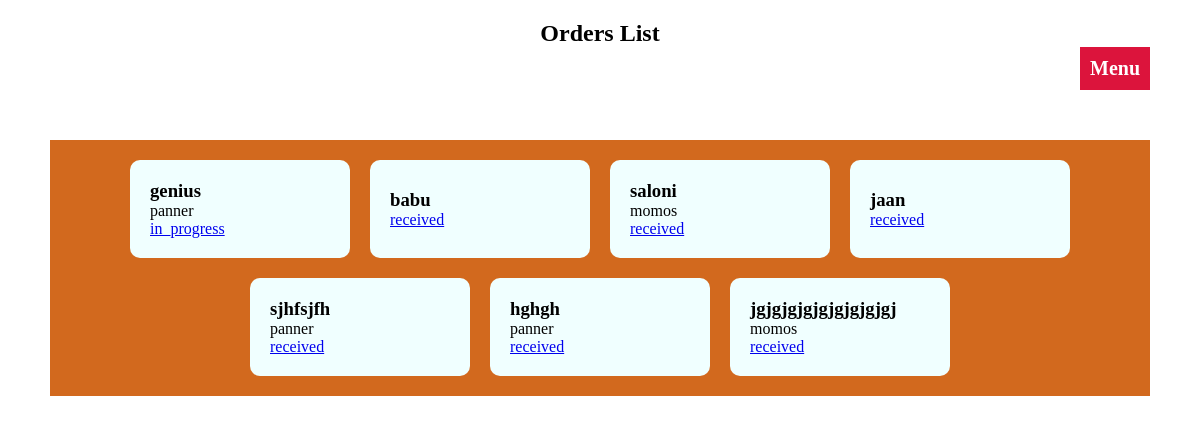
The app's page /order_list/ with its own data.
### dish/models.py (models this page shows, shortened)
class Order(models.Model):
    customer_name = models.CharField(max_length=200)
    status_choices = [
        ('received', 'Received'),
        ('in_progress', 'In Progress'),
        ('completed', 'Completed'),
    ]
    status = models.CharField(max_length=20, choices=status_choices, default='received')
    dish_items = models.ManyToManyField(Dishes)

class Dishes(models.Model):
    dish_name = models.CharField(max_length=200)
    price = models.DecimalField(max_digits=6, decimal_places=2)
    is_available = models.BooleanField(default=True)
    def __str__(self):
        return self.dish_name

### dish/views.py (the view)
# urls.py: path('order_list/', order_list, name='order_list'),
def order_list(request):
    orders = Order.objects.all()
    return render(request, 'dish/order_list.html', {'orders': orders})

### templates/dish/order_list.html
{% extends 'dish/base.html' %}
{% block content %}
<h2 class="order_header">Orders List</h2>
<div class="btn_menu_div">
    <a href="{% url 'menu_page' %}" class="menu_btn">Menu</a>
</div>
<div class="order-container ">
    {% for order in orders %}
    <div class="order-card">
        <h3>{{ order.customer_name }}</h3>
        <p>{{ order.dish_items.all|join:", " }}</p>
        <a href="{% url 'update_order_status' order.id %}">{{ order.status }}</a>
    </div>
    {% endfor %}
</div>
{% endblock %}

### static/menu.css (style rules this page uses)
* { margin: 0; padding: 0; box-sizing: border-box; }
.menu_header,.order_header { text-align: center; margin-top: 20px; }
.menu-container,.order-container { margin: 50px; background-color: chocolate; padding: 10px; display: flex; flex-direction: row; flex-wrap: wrap; justify-content: center; }
.dish-card,.order-card { display: flex; flex-direction: column; justify-content: center; padding: 20px; width: 220px; background-color: azure; border-radius: 10px; margin: 10px; }
h2 { margin-top: 0; }
.btn_menu_div { margin-right: 50px; margin-left: 50px; display: flex; flex-direction: row; justify-content: end; }
.btn_menu_div .menu_btn { padding: 10px; background-color: crimson; text-decoration: none; font-size: 20px; color: white; font-weight: 700; }

### records on screen
Order: customer_name "genius", dish_items.all "panner", status "in_progress"
Order: customer_name "babu", status "received"
Order: customer_name "saloni", dish_items.all "momos", status "received"
Order: customer_name "jaan", status "received"
Order: customer_name "sjhfsjfh", dish_items.all "panner", status "received"
Order: customer_name "hghgh", dish_items.all "panner", status "received"
Order: customer_name "jgjgjgjgjgjgjgjgjgj", dish_items.all "momos", status "received"
